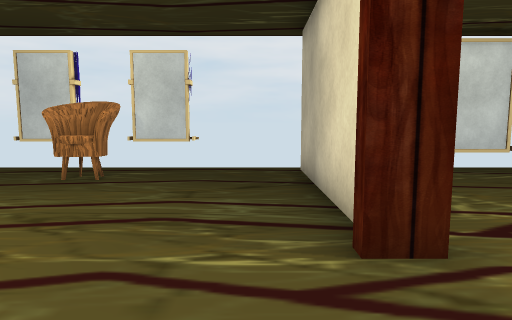
view 1 (above)

14 first-person views from a walk through a scene from a Unity 3-D project. The camera is 1.3 m above the floor, tilts 6° down and sees 75° across. Doors are open. The floor is counted in squares, 1 m on a side. Each view is taken from the middle of a square. On the plan, view 1 faces up. The plan holds only what a view shows up to about 14 squares ahead; the rest is blank. The place goes on beyond the plan. The player character is not drawn. Some surface patterns are stand-ins.

view 2
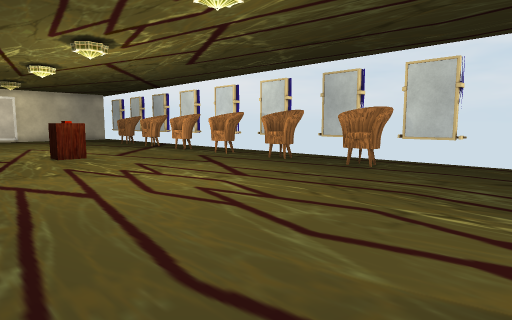

view 3
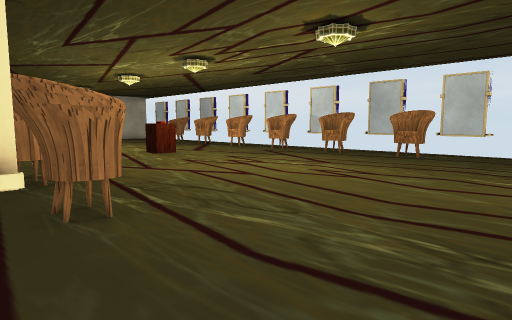

view 4
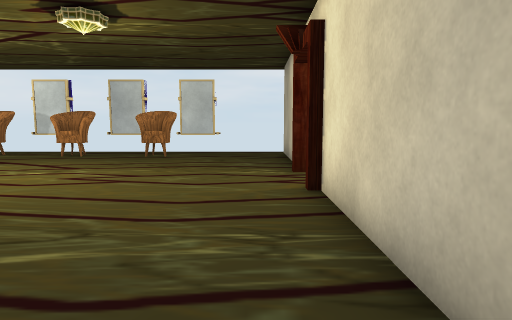

view 5
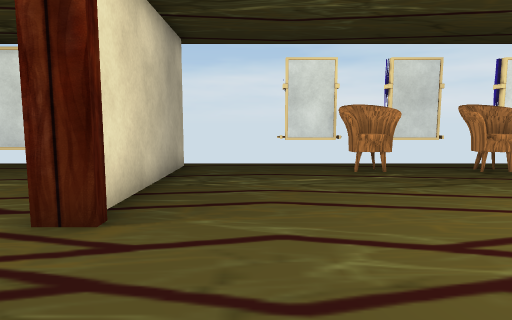

view 6
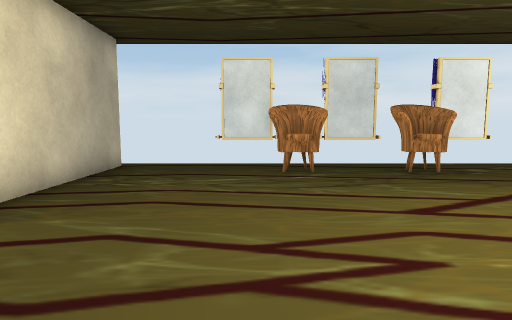

view 7
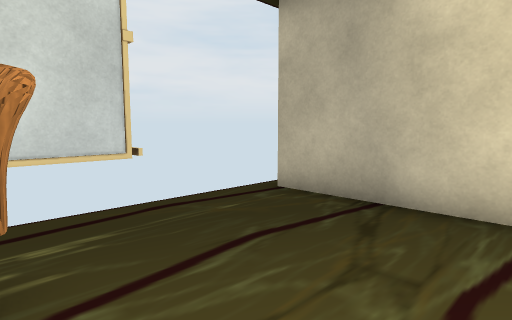

view 8
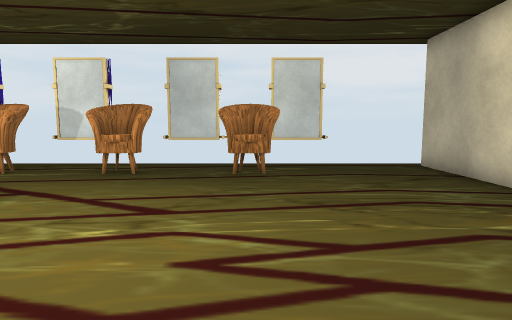

view 9
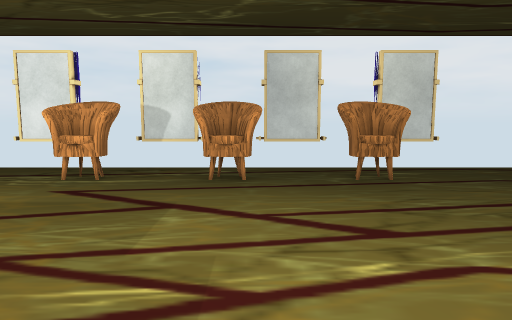

view 10
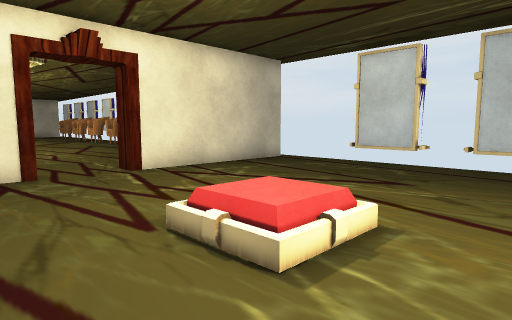

view 11
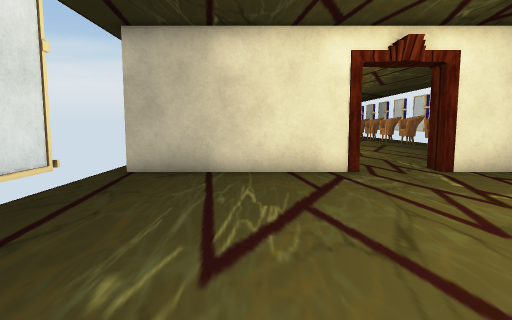

view 12
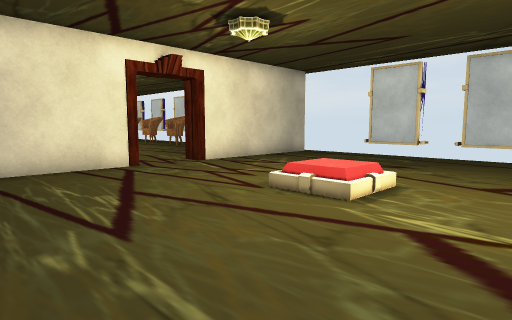

view 13
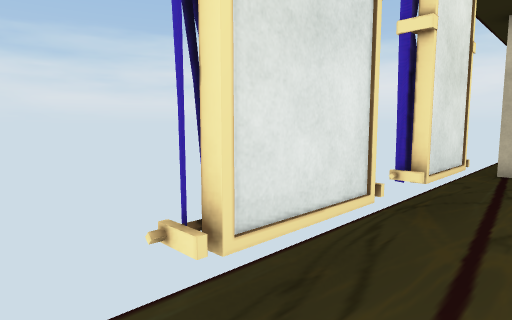

view 14
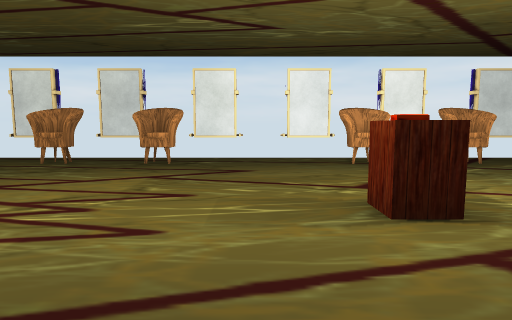

### Floor plan
Points are (right, up) in squares from view 1. A wall is a line through its corners. A room is listed if a view was taken in it or the views show most of it. See-through windows are left out.
Room 1 (views 1, 2, 3, 4, 5, 6, 7, 8, 9, 14)
walls: (-7, -5.5) (-5, -5.5); (-5.4, 9.6) (-6.6, 9.6); (-3.7, -5.5) (-1.7, -5.5); (-10.5, -5.5) (-9.4, -5.5); (1.3, 4.2) (1.3, 9.8); (-1.7, 9.6) (-3.7, 9.6); (-12.7, 9.6) (-13.5, 9.6); (-14, -5.5) (-12, -5.5); (1.3, -5.6) (1.3, 0.6)
ways out: opening at (2, -6) to room 2; opening at (2, 10) to room 2; open door at (1.5, 2) to room 2
objects: chair (-14, -5) to (-14, -4); other object (-14, 2); other object (-13, 2); chair (-12, 8) to (-11, 9); curtain (-10, 10); chair (-8, -5) to (-7, -4); chair (-8, 8) to (-7, 9); chair (-5, -5) to (-4, -4); chair (-5, 8) to (-4, 9)
Room 2 (views 10, 11, 12, 13)
walls: (1.8, 0.9) (1.8, -5.6); (8.5, -5.5) (10.6, -5.5); (7.5, 9.6) (5, 9.6); (10.3, 9.6) (8.5, 9.6); (5, -5.5) (7.5, -5.5); (1.8, 9.8) (1.8, 3.1)
low walls: (7.5, -5.5) (7.5, -6)
ways out: opening at (2, -6) to room 1; opening at (2, 10) to room 1; open door at (1.5, 2) to room 1
objects: other object (9, 2); curtain (11, -6)

Where each view was taken, in squares from view 1:
view 1: 0 up, 0 right, facing up
view 2: 2 down, 1 right, facing up-left
view 3: 6 down, 1 right, facing up-left
view 4: 6 down, 0 right, facing up
view 5: 5 up, 1 left, facing down
view 6: 5 up, 3 left, facing down
view 7: 5 up, 4 left, facing up-right
view 8: 1 down, 4 left, facing up
view 9: 0 up, 7 left, facing up
view 10: 1 down, 11 right, facing up-left
view 11: 2 down, 11 right, facing left
view 12: 4 down, 12 right, facing up-left
view 13: 4 down, 12 right, facing down-left
view 14: 7 up, 11 left, facing down
